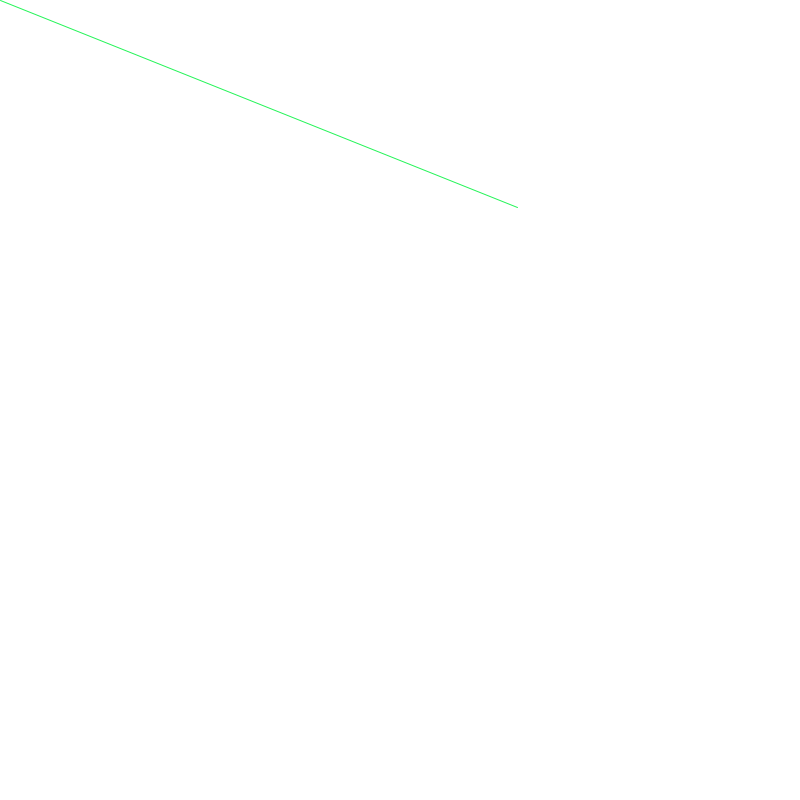
Frame 1 (no input)
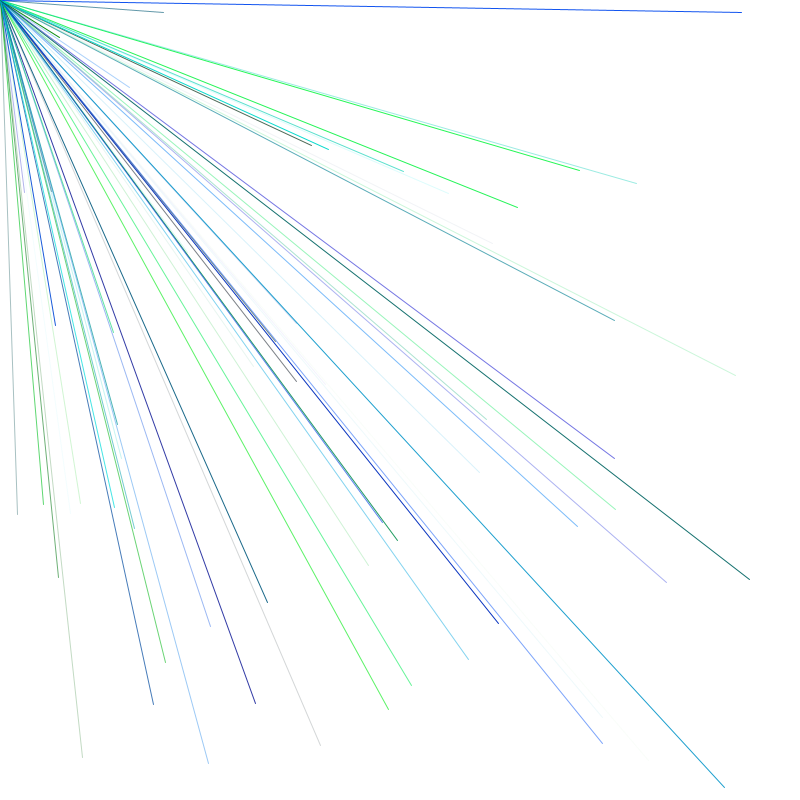
Frame 60 (the mouse pressed at the canvas centre just before this capture)
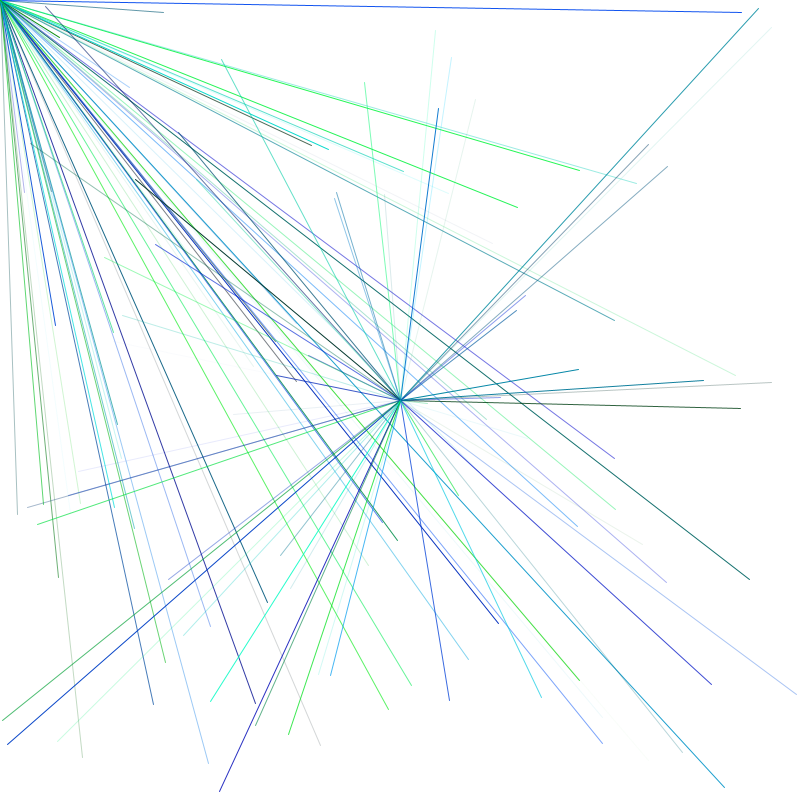
Frame 120 (the mouse held since frame 60 and released just before this capture)

The Processing sketch that drew these frames (run headless with seeded random() and noise(); from frame 60 on, the mouse is pressed at the canvas centre):

// Processing sketch: processing_177481
// ── processing_177481.pde

// Wirrwar
// 03.12.2014

/*  Schreibe ein Programm, das Linien zeichnet, die an der aktuellen Mausposition beginnen und an einem zufaelligen Punkt enden. Ihre Farbe sollen GrÃ�ï¿½Ã�Â¼n- und BlautÃ�ï¿½Ã�Â¶ne sein. Der Anteil der roten Farbe ist dementsprechend Null.
Aendere dein Programm nun so, dass auch der Startpunkt der Linie zufaellig ist.
*/



float z=100; 


float x=100; 


float y=100; 


  


boolean paused = false; // set up boolean variable called pause assumes it starts with key not pressed 


  


void setup(){ 


  size (800,800); 


  background (255); //white background 


  smooth(); // setting smoothness 


} 


  


void draw() {  


     if(!paused) runMyCode(); //if keypressed is false run the code called runMyCode 


}  


  


void runMyCode() { // running of the code if key pressed is false 


     //filling all variables with random values 


    x=random(width);// random x position between 0 and 100 


    y=random(height);// random y position between 0 and 100 


    


  //use values to draw an ellipse 


    


    


  //if mouse is pressed lines become white 


  // else the lines are random 


    


  if ((mouseX<width/2) && (mouseY<height/2) && (mousePressed)) {  


 //     stroke (255,0,0);//stroke with red 


      line (pmouseX,pmouseY,x,y);// draw lines starting at mouse position and shooting out at random positions 


  } else if ((mouseX>width/2) && (mouseY<height/2) && (mousePressed)) {  


      stroke (0,255,0);//stroke with green 


      line (pmouseX,pmouseY,x,y);// draw lines starting at mouse position and shooting out at random positions 


} else if ((mouseX<width/2) && (mouseY>height/2) && (mousePressed)) {  


      stroke (0,0,255);//stroke with blue 


      line (pmouseX,pmouseY,x,y);// draw lines starting at mouse position and shooting out at random positions 


} else if ((mouseX>width/2) && (mouseY>height/2) && (mousePressed)) {  


      stroke (0);//stroke with black 


      line (pmouseX,pmouseY,x,y);// draw lines starting at mouse position and shooting out at random positions 


} else{ 


      stroke ((0),random(255),random(255),random(255));//fill with random colour and opacity 


      line (pmouseX,pmouseY,x,y);// draw lines starting at mouse position and shooting out at random positions 


} 


} 


   


  


    


  


void keyPressed() { 


     paused = !paused; 


}  
